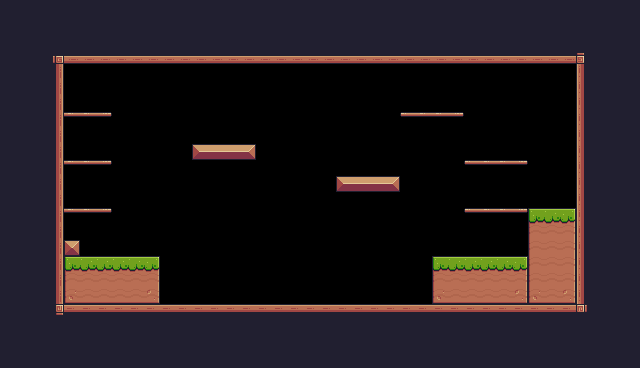

The image is a tile-based game level rendered from a .tmx file. Its description and complete source (layers, tilesets, objects, tile grids) follow:
An orthogonal 40x23 tile map with 16x16 px tiles, 1 tile layer (Background) and 34 objects (14x Fruit, 6x Platform, 2x Fan, Player, Checkpoint).

<map version="1.10" tiledversion="1.12.2" orientation="orthogonal" renderorder="right-down" width="40" height="23" tilewidth="16" tileheight="16" infinite="0" nextlayerid="4" nextobjectid="63">
 <tileset firstgid="1" source="Pixel_Adventure.tsx" />
 <layer id="1" name="Background" width="40" height="23">
  <properties>
   <property name="BackgroundColor" value="Blue" />
  </properties>
  <data encoding="csv">
24,24,24,24,24,24,24,24,24,24,24,24,24,24,24,24,24,24,24,24,24,24,24,24,24,24,24,24,24,24,24,24,24,24,24,24,24,24,24,24,
24,24,24,24,24,24,24,24,24,24,24,24,24,24,24,24,24,24,24,24,24,24,24,24,24,24,24,24,24,24,24,24,24,24,24,24,24,24,24,24,
24,24,24,24,24,24,24,24,24,24,24,24,24,24,24,24,24,24,24,24,24,24,24,24,24,24,24,24,24,24,24,24,24,24,24,24,24,24,24,24,
24,24,24,92,134,134,134,134,134,134,134,134,134,134,134,134,134,134,134,134,134,134,134,134,134,134,134,134,134,134,134,134,134,134,134,134,93,24,24,24,
24,24,24,113,0,0,0,0,0,0,0,0,0,0,0,0,0,0,0,0,0,0,0,0,0,0,0,0,0,0,0,0,0,0,0,0,111,24,24,24,
24,24,24,113,0,0,0,0,0,0,0,0,0,0,0,0,0,0,0,0,0,0,0,0,0,0,0,0,0,0,0,0,0,0,0,0,111,24,24,24,
24,24,24,113,0,0,0,0,0,0,0,0,0,0,0,0,0,0,0,0,0,0,0,0,0,0,0,0,0,0,0,0,0,0,0,0,111,24,24,24,
24,24,24,113,41,41,42,0,0,0,0,0,0,0,0,0,0,0,0,0,0,0,0,0,0,40,41,41,42,0,0,0,0,0,0,0,111,24,24,24,
24,24,24,113,0,0,0,0,0,0,0,0,0,0,0,0,0,0,0,0,0,0,0,0,0,0,0,0,0,0,0,0,0,0,0,0,111,24,24,24,
24,24,24,113,0,0,0,0,0,0,0,0,13,14,14,15,0,0,0,0,0,0,0,0,0,0,0,0,0,0,0,0,0,0,0,0,111,24,24,24,
24,24,24,113,41,41,42,0,0,0,0,0,0,0,0,0,0,0,0,0,0,0,0,0,0,0,0,0,0,40,41,41,42,0,0,0,111,24,24,24,
24,24,24,113,0,0,0,0,0,0,0,0,0,0,0,0,0,0,0,0,0,13,14,14,15,0,0,0,0,0,0,0,0,0,0,0,111,24,24,24,
24,24,24,113,0,0,0,0,0,0,0,0,0,0,0,0,0,0,0,0,0,0,0,0,0,0,0,0,0,0,0,0,0,0,0,0,111,24,24,24,
24,24,24,113,41,41,42,0,0,0,0,0,0,0,0,0,0,0,0,0,0,0,0,0,0,0,0,0,0,40,41,41,42,7,8,9,111,24,24,24,
24,24,24,113,0,0,0,0,0,0,0,0,0,0,0,0,0,0,0,0,0,0,0,0,0,0,0,0,0,0,0,0,0,29,30,31,111,24,24,24,
24,24,24,113,35,0,0,0,0,0,0,0,0,0,0,0,0,0,0,0,0,0,0,0,0,0,0,0,0,0,0,0,0,29,30,31,111,24,24,24,
24,24,24,113,7,8,8,8,8,9,0,0,0,0,0,0,0,0,0,0,0,0,0,0,0,0,0,7,8,8,8,8,9,29,30,31,111,24,24,24,
24,24,24,113,29,30,30,30,30,31,0,0,0,0,0,0,0,0,0,0,0,0,0,0,0,0,0,29,30,30,30,30,31,29,30,31,111,24,24,24,
24,24,24,113,51,52,52,52,52,53,0,0,0,0,0,0,0,0,0,0,0,0,0,0,0,0,0,51,52,52,52,52,53,51,52,53,111,24,24,24,
24,24,24,114,90,90,90,90,90,90,90,90,90,90,90,90,90,90,90,90,90,90,90,90,90,90,90,90,90,90,90,90,90,90,90,90,115,24,24,24,
24,24,24,24,24,24,24,24,24,24,24,24,24,24,24,24,24,24,24,24,24,24,24,24,24,24,24,24,24,24,24,24,24,24,24,24,24,24,24,24,
24,24,24,24,24,24,24,24,24,24,24,24,24,24,24,24,24,24,24,24,24,24,24,24,24,24,24,24,24,24,24,24,24,24,24,24,24,24,24,24,
24,24,24,24,24,24,24,24,24,24,24,24,24,24,24,24,24,24,24,24,24,24,24,24,24,24,24,24,24,24,24,24,24,24,24,24,24,24,24,24
</data>
 </layer>
 <objectgroup id="3" name="Collisions">
  <object id="19" x="48" y="48" width="544" height="16" />
  <object id="20" x="576" y="64" width="16" height="256" />
  <object id="21" x="64" y="304" width="512" height="16" />
  <object id="22" x="48" y="64" width="16" height="256" />
  <object id="23" x="64" y="240" width="16" height="16" />
  <object id="24" x="64" y="256" width="96" height="48" />
  <object id="25" x="432" y="256" width="96" height="48" />
  <object id="27" x="192" y="144" width="64" height="16" />
  <object id="28" x="336" y="176" width="64" height="16" />
  <object id="35" type="Platform" x="464" y="208" width="64" height="16" />
  <object id="37" type="Platform" x="464" y="160" width="64" height="16" />
  <object id="38" type="Platform" x="64" y="112" width="48" height="16" />
  <object id="39" type="Platform" x="64" y="160" width="48" height="16" />
  <object id="40" type="Platform" x="64" y="208" width="48" height="16" />
  <object id="41" type="Platform" x="400" y="112" width="64" height="16" />
  <object id="59" x="528" y="208" width="48" height="96" />
 </objectgroup>
 <objectgroup id="2" name="Spawnpoints">
  <object id="2" name="Player" type="Player" x="128" y="224" width="32" height="32" />
  <object id="42" name="Bananas" type="Fruit" x="80" y="80" width="32" height="32" />
  <object id="43" name="Melon" type="Fruit" x="80" y="128" width="32" height="32" />
  <object id="44" name="Cherries" type="Fruit" x="80" y="176" width="32" height="32" />
  <object id="45" name="Apple" type="Fruit" x="192" y="112" width="32" height="32" />
  <object id="46" name="Apple" type="Fruit" x="224" y="112" width="32" height="32" />
  <object id="47" name="Apple" type="Fruit" x="224" y="112" width="32" height="32" />
  <object id="48" name="Apple" type="Fruit" x="224" y="112" width="32" height="32" />
  <object id="49" name="Apple" type="Fruit" x="208" y="80" width="32" height="32" />
  <object id="50" name="Kiwi" type="Fruit" x="336" y="144" width="32" height="32" />
  <object id="51" name="Kiwi" type="Fruit" x="368" y="144" width="32" height="32" />
  <object id="52" name="Kiwi" type="Fruit" x="352" y="112" width="32" height="32" />
  <object id="53" name="Orange" type="Fruit" x="432" y="80" width="32" height="32" />
  <object id="54" name="Pineapple" type="Fruit" x="480" y="128" width="32" height="32" />
  <object id="55" name="Melon" type="Fruit" x="480" y="176" width="32" height="32" />
  <object id="57" type="Fan" x="208" y="296" width="24" height="8">
   <properties>
    <property name="on" type="bool" value="false" />
   </properties>
  </object>
  <object id="60" type="Checkpoint" x="512" y="144" width="64" height="64" />
  <object id="61" type="Fan" x="352" y="296" width="24" height="8">
   <properties>
    <property name="on" type="bool" value="true" />
   </properties>
  </object>
 </objectgroup>
</map>
